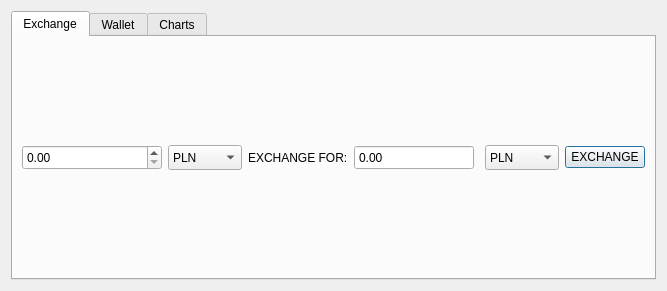
<?xml version="1.0" encoding="UTF-8"?>
<ui version="4.0">
 <class>SecDialog</class>
 <widget class="QDialog" name="SecDialog">
  <property name="geometry">
   <rect>
    <x>0</x>
    <y>0</y>
    <width>667</width>
    <height>284</height>
   </rect>
  </property>
  <property name="windowTitle">
   <string>Dialog</string>
  </property>
  <layout class="QVBoxLayout" name="verticalLayout_4">
   <item>
    <widget class="QTabWidget" name="tabWidget">
     <property name="currentIndex">
      <number>0</number>
     </property>
     <widget class="QWidget" name="tab">
      <attribute name="title">
       <string>Exchange</string>
      </attribute>
      <layout class="QVBoxLayout" name="verticalLayout_3">
       <item>
        <layout class="QHBoxLayout" name="horizontalLayout">
         <item>
          <widget class="QDoubleSpinBox" name="InputValue">
           <property name="minimumSize">
            <size>
             <width>140</width>
             <height>25</height>
            </size>
           </property>
           <property name="wrapping">
            <bool>false</bool>
           </property>
           <property name="frame">
            <bool>true</bool>
           </property>
           <property name="readOnly">
            <bool>false</bool>
           </property>
           <property name="accelerated">
            <bool>true</bool>
           </property>
           <property name="maximum">
            <double>99999.990000000005239</double>
           </property>
           <property name="singleStep">
            <double>0.100000000000000</double>
           </property>
          </widget>
         </item>
         <item>
          <widget class="QComboBox" name="comboBox">
           <property name="minimumSize">
            <size>
             <width>70</width>
             <height>25</height>
            </size>
           </property>
           <property name="cursor">
            <cursorShape>ArrowCursor</cursorShape>
           </property>
           <property name="autoFillBackground">
            <bool>false</bool>
           </property>
           <item>
            <property name="text">
             <string>PLN</string>
            </property>
           </item>
           <item>
            <property name="text">
             <string>USD</string>
            </property>
           </item>
           <item>
            <property name="text">
             <string>EUR</string>
            </property>
           </item>
           <item>
            <property name="text">
             <string>CHF</string>
            </property>
           </item>
           <item>
            <property name="text">
             <string>GBP</string>
            </property>
           </item>
          </widget>
         </item>
         <item>
          <widget class="QLabel" name="label">
           <property name="text">
            <string>EXCHANGE FOR:</string>
           </property>
          </widget>
         </item>
         <item>
          <widget class="QDoubleSpinBox" name="OutputValue">
           <property name="minimumSize">
            <size>
             <width>120</width>
             <height>25</height>
            </size>
           </property>
           <property name="readOnly">
            <bool>true</bool>
           </property>
           <property name="buttonSymbols">
            <enum>QAbstractSpinBox::NoButtons</enum>
           </property>
           <property name="showGroupSeparator" stdset="0">
            <bool>false</bool>
           </property>
           <property name="maximum">
            <double>9999999.990000000223517</double>
           </property>
          </widget>
         </item>
         <item>
          <spacer name="horizontalSpacer">
           <property name="orientation">
            <enum>Qt::Horizontal</enum>
           </property>
           <property name="sizeType">
            <enum>QSizePolicy::Fixed</enum>
           </property>
           <property name="sizeHint" stdset="0">
            <size>
             <width>5</width>
             <height>20</height>
            </size>
           </property>
          </spacer>
         </item>
         <item>
          <widget class="QComboBox" name="comboBox_2">
           <property name="minimumSize">
            <size>
             <width>70</width>
             <height>25</height>
            </size>
           </property>
           <property name="cursor">
            <cursorShape>ArrowCursor</cursorShape>
           </property>
           <item>
            <property name="text">
             <string>PLN</string>
            </property>
           </item>
           <item>
            <property name="text">
             <string>USD</string>
            </property>
           </item>
           <item>
            <property name="text">
             <string>EUR</string>
            </property>
           </item>
           <item>
            <property name="text">
             <string>CHF</string>
            </property>
           </item>
           <item>
            <property name="text">
             <string>GBP</string>
            </property>
           </item>
          </widget>
         </item>
         <item>
          <widget class="QPushButton" name="pushButton">
           <property name="cursor">
            <cursorShape>ArrowCursor</cursorShape>
           </property>
           <property name="text">
            <string>EXCHANGE</string>
           </property>
          </widget>
         </item>
        </layout>
       </item>
      </layout>
     </widget>
     <widget class="QWidget" name="tab_2">
      <attribute name="title">
       <string>Wallet</string>
      </attribute>
      <layout class="QGridLayout" name="gridLayout_3">
       <item row="1" column="0">
        <widget class="QLabel" name="label_7">
         <property name="font">
          <font>
           <pointsize>18</pointsize>
          </font>
         </property>
         <property name="text">
          <string>Total wallet worth: </string>
         </property>
        </widget>
       </item>
       <item row="1" column="2">
        <widget class="QLabel" name="label_8">
         <property name="font">
          <font>
           <pointsize>50</pointsize>
          </font>
         </property>
         <property name="text">
          <string>$</string>
         </property>
        </widget>
       </item>
       <item row="0" column="0">
        <layout class="QVBoxLayout" name="verticalLayout">
         <item>
          <layout class="QHBoxLayout" name="horizontalLayout_3">
           <item>
            <widget class="QLabel" name="label_2">
             <property name="text">
              <string>BTC :</string>
             </property>
            </widget>
           </item>
           <item>
            <widget class="QLCDNumber" name="lcdNumber"/>
           </item>
          </layout>
         </item>
         <item>
          <layout class="QHBoxLayout" name="horizontalLayout_4">
           <item>
            <widget class="QLabel" name="label_3">
             <property name="text">
              <string>ETH :</string>
             </property>
            </widget>
           </item>
           <item>
            <widget class="QLCDNumber" name="lcdNumber_2"/>
           </item>
          </layout>
         </item>
         <item>
          <layout class="QHBoxLayout" name="horizontalLayout_5">
           <item>
            <widget class="QLabel" name="label_4">
             <property name="text">
              <string>NEO :</string>
             </property>
            </widget>
           </item>
           <item>
            <widget class="QLCDNumber" name="lcdNumber_3"/>
           </item>
          </layout>
         </item>
         <item>
          <layout class="QHBoxLayout" name="horizontalLayout_6">
           <item>
            <widget class="QLabel" name="label_5">
             <property name="text">
              <string>BAT :</string>
             </property>
            </widget>
           </item>
           <item>
            <widget class="QLCDNumber" name="lcdNumber_4"/>
           </item>
          </layout>
         </item>
         <item>
          <layout class="QHBoxLayout" name="horizontalLayout_7">
           <item>
            <widget class="QLabel" name="label_6">
             <property name="text">
              <string>BCC :</string>
             </property>
            </widget>
           </item>
           <item>
            <widget class="QLCDNumber" name="lcdNumber_5"/>
           </item>
          </layout>
         </item>
        </layout>
       </item>
       <item row="1" column="1">
        <layout class="QHBoxLayout" name="horizontalLayout_8">
         <item>
          <widget class="QLCDNumber" name="lcdNumber_6"/>
         </item>
        </layout>
       </item>
      </layout>
     </widget>
     <widget class="QWidget" name="tab_3">
      <attribute name="title">
       <string>Charts</string>
      </attribute>
     </widget>
    </widget>
   </item>
  </layout>
 </widget>
 <resources/>
 <connections/>
</ui>
